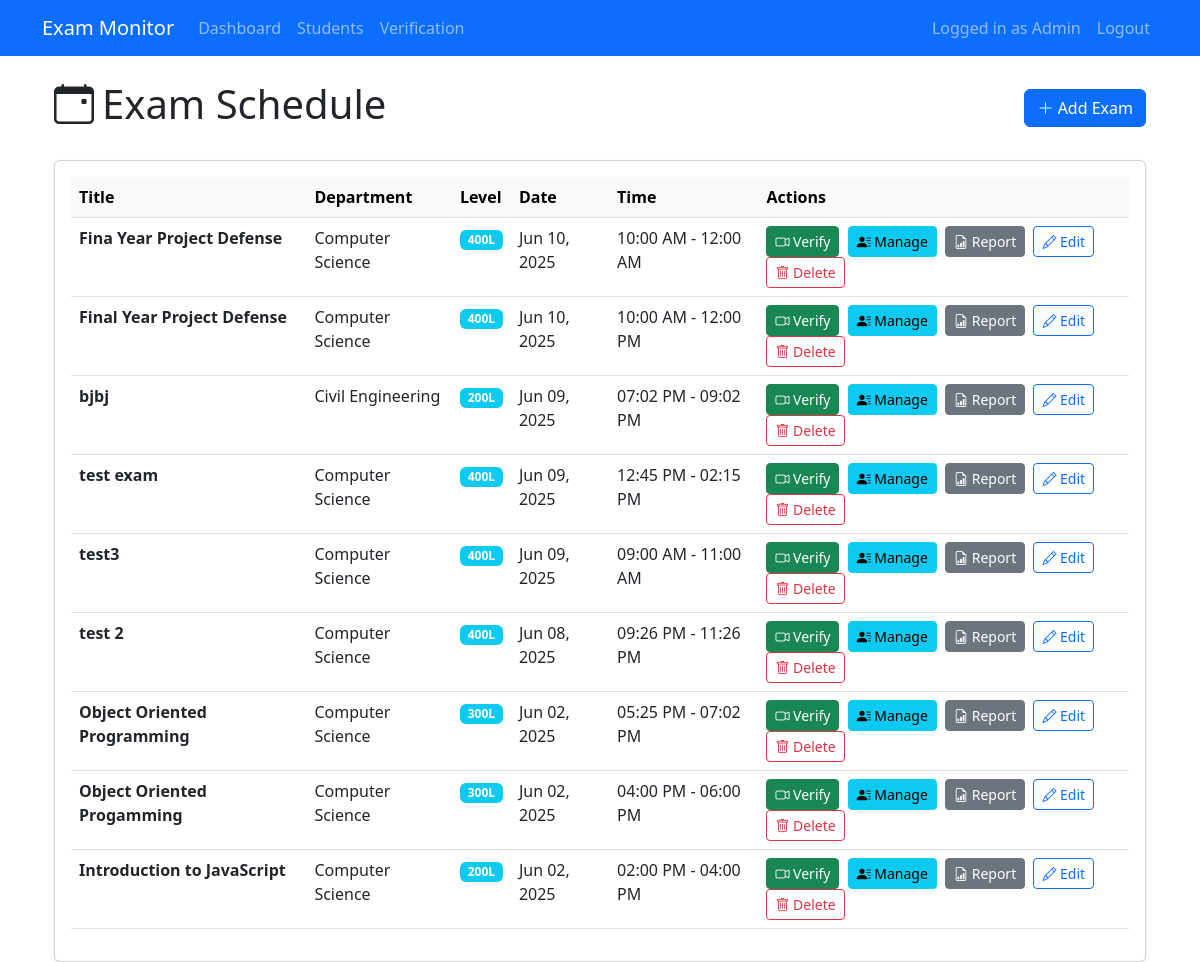
Screenshot of /admin/exams (signed in) with the database file from the repository.
### app.py (models this page shows, shortened)
class Exam(db.Model):
    __tablename__ = 'exams'
    id = db.Column(db.Integer, primary_key=True)
    title = db.Column(db.String(255), nullable=False)
    department = db.Column(db.String(100), nullable=False)
    level = db.Column(db.String(10), nullable=False)
    start_time = db.Column(db.DateTime, nullable=False)
    end_time = db.Column(db.DateTime, nullable=False)
    status = db.Column(db.String(20), default='scheduled') # 'scheduled', 'active', 'completed'

### app.py (the view)
@app.route('/admin/exams')
@login_required
def list_exams():
    exams = Exam.query.order_by(Exam.start_time.desc()).all()
    return render_template('exam_list.html', exams=exams)

### app.py (called while the page is built)
def login_required(f):
    @wraps(f)
    def decorated_function(*args, **kwargs):
        if not session.get('logged_in'):
            flash('Please log in', 'error')
            return redirect(url_for('login'))
        return f(*args, **kwargs)
    return decorated_function

### templates/exam_list.html
{% extends "base.html" %}
{% block content %}
<div class="container mt-4">
    <div class="d-flex justify-content-between align-items-center mb-4">
        <h1><i class="bi bi-calendar-event me-2"></i>Exam Schedule</h1>
        <a href="{{ url_for('add_exam') }}" class="btn btn-primary">
            <i class="bi bi-plus-lg"></i> Add Exam
        </a>
    </div>
    <div class="card shadow-sm">
        <div class="card-body">
            <div class="table-responsive">
                <table class="table table-hover">
                    <thead class="table-light">
                        <tr>
                            <th>Title</th>
                            <th>Department</th>
                            <th>Level</th>
                            <th>Date</th>
                            <th>Time</th>
                            <th>Actions</th>
                        </tr>
                    </thead>
                    <tbody>
                        {% for exam in exams %}
                        <tr>
                            <td><strong>{{ exam.title }}</strong></td>
                            <td>{{ exam.department }}</td>
                            <td><span class="badge bg-info">{{ exam.level }}</span></td>
                            <td>{{ exam.start_time.strftime('%b %d, %Y') }}</td>
                            <td>
                                {{ exam.start_time.strftime('%I:%M %p') }} -
                                {{ exam.end_time.strftime('%I:%M %p') }}
                            </td>
                            <td>
                                <a href="{{ url_for('camera', exam_id=exam.id) }}" class="btn btn-sm btn-success me-1" title="Start Student Verification">
                                    <i class="bi bi-camera-video"></i> Verify
                                </a>
                                <a href="{{ url_for('manage_exam', exam_id=exam.id) }}" class="btn btn-sm btn-info me-1" title="Manage Exam Participants">
                                    <i class="bi bi-person-lines-fill"></i> Manage
                                </a>
                                <a href="{{ url_for('attendance_report', exam_id=exam.id) }}" class="btn btn-sm btn-secondary me-1" title="View Attendance Report">
                                    <i class="bi bi-file-earmark-bar-graph"></i> Report
                                </a>
                                <a href="{{ url_for('edit_exam', exam_id=exam.id) }}" class="btn btn-sm btn-outline-primary me-1" title="Edit Exam Details">
                                    <i class="bi bi-pencil"></i> Edit
                                </a>
                                <form method="POST" action="{{ url_for('delete_exam', exam_id=exam.id) }}" style="display:inline-block;">
                                    <button type="submit" class="btn btn-sm btn-outline-danger"
                                            onclick="return confirm('Are you sure you want to delete exam \'{{ exam.title }}\' and all its associated data (participants, attendance logs)? This action cannot be undone.')"
                                            title="Delete Exam">
                                        <i class="bi bi-trash"></i> Delete
                                    </button>
                                </form>
                            </td>
                        </tr>
                        {% endfor %}
                    </tbody>
                </table>
            </div>
        </div>
    </div>
</div>
{% endblock %}

### rows the page displays
Exam: title "Fina Year Project Defense", department "Computer Science", level "400L", start_time "Jun 10, 2025", start_time "10:00 AM", end_time "12:00 AM"
Exam: title "Final Year Project Defense", department "Computer Science", level "400L", start_time "Jun 10, 2025", start_time "10:00 AM", end_time "12:00 PM"
Exam: title "bjbj", department "Civil Engineering", level "200L", start_time "Jun 09, 2025", start_time "07:02 PM", end_time "09:02 PM"
Exam: title "test exam", department "Computer Science", level "400L", start_time "Jun 09, 2025", start_time "12:45 PM", end_time "02:15 PM"
Exam: title "test3", department "Computer Science", level "400L", start_time "Jun 09, 2025", start_time "09:00 AM", end_time "11:00 AM"
Exam: title "test 2", department "Computer Science", level "400L", start_time "Jun 08, 2025", start_time "09:26 PM", end_time "11:26 PM"
Exam: title "Object Oriented Programming", department "Computer Science", level "300L", start_time "Jun 02, 2025", start_time "05:25 PM", end_time "07:02 PM"
Exam: title "Object Oriented Progamming", department "Computer Science", level "300L", start_time "Jun 02, 2025", start_time "04:00 PM", end_time "06:00 PM"
Exam: title "Introduction to JavaScript", department "Computer Science", level "200L", start_time "Jun 02, 2025", start_time "02:00 PM", end_time "04:00 PM"
